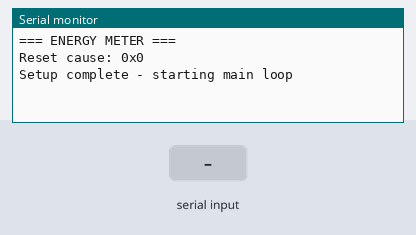
A program run on a simulated Arduino Nano 33 IoT. Parts: the last lines printed to the serial monitor. The test bench sets the inputs (shaded band). No MQTT or app messages arrive unless stated; not simulated (calls return 0 or success): arduino_secrets.h.

Above: at 4.2 s.
4.3 s: "1\n" received over the second serial link
At 4.9 s:
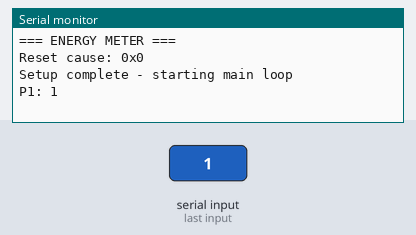
6.5 s: "0\n" received over the second serial link
At 7.7 s:
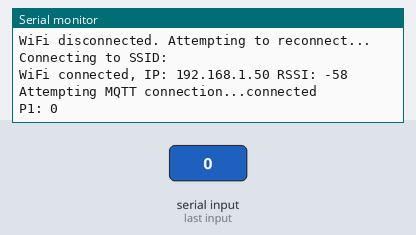
8.0 s: "2\n" received over the second serial link
At 9.2 s:
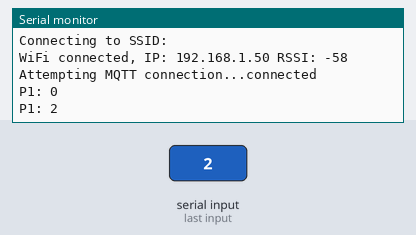

The program:

main.cpp
```cpp
#include <Arduino.h>
#include <WiFiNINA.h>
#include <PubSubClient.h>
#include <arduino_secrets.h>
#include <ObisParser.h>
#include <MqttHelper.h>
#include <WifiSetup.h>
#include <Adafruit_SleepyDog.h>
// #include <DHTSensor.h>  // Disabled - no DHT sensor connected

// Buffer for P1 data
const int bufferSize = 512;
char buffer[bufferSize];
int bufferIndex = 0;

// Timing variables
unsigned long lastHeartbeatTime = 0;
const unsigned long heartbeatInterval = 30000;  // Heartbeat every 30 seconds
// unsigned long lastDHTReadTime = 0;  // Disabled - no DHT sensor
// const unsigned long dhtReadInterval = 15000;  // Read DHT sensor every 15 seconds (for testing)

// Reboot if no heartbeat has reached the broker for this long. Catches the
// case where the loop still runs but WiFi/MQTT never come back.
unsigned long lastHeartbeatOkTime = 0;
const unsigned long maxOfflineTime = 600000;  // 10 minutes

// Hardware watchdog: reboots the board if loop() stalls, e.g. a hang inside
// the WiFiNINA driver. 16 s is the SAMD21 maximum.
const int watchdogTimeoutMs = 16000;

uint8_t resetCause = 0;  // PM->RCAUSE: 0x01 power-on, 0x04 brownout (3.3 V), 0x10 reset pin, 0x20 watchdog, 0x40 software

void setup() {
  resetCause = Watchdog.resetCause();
  Watchdog.enable(watchdogTimeoutMs);

  Serial.begin(9600);
  delay(3000);

  Serial.println("\n=== ENERGY METER ===");
  Serial.print("Reset cause: 0x");
  Serial.println(resetCause, HEX);

  Serial1.begin(115200);  // P1 port

  // Initialize MqttHelper (handles all WiFi/MQTT operations)
  setupMqtt();

  // Initialize DHT sensor - DISABLED (no sensor connected)
  // setupDHT();
  // Serial.println("DHT22 sensor initialized");

  Serial.println("Setup complete - starting main loop");
}

void loop() {
  Watchdog.reset();
  unsigned long currentTime = millis();

  // Maintain WiFi + MQTT connection (MqttHelper handles reconnects)
  mqttLoop();

  // Send heartbeat
  if (currentTime - lastHeartbeatTime >= heartbeatInterval) {
    lastHeartbeatTime = currentTime;
    bool wifiOk = WiFi.status() == WL_CONNECTED;
    String status = "WiFi:" + String(wifiOk ? "OK" : "NO") + " MQTT:" + String(mqttConnected() ? "OK" : "NO");
    Serial.println("Status: " + status);

    if (publishReadout("status", status)) {
      lastHeartbeatOkTime = currentTime;
      publishReadout("uptime", String(currentTime / 1000));
      publishReadout("rssi", String(WiFi.RSSI()));
      publishReadout("wifi_reconnects", String(wifiReconnectCount));
      publishReadout("mqtt_reconnects", String(mqttReconnectCount));
      publishReadout("reset_cause", String(resetCause));
      Serial.println("Heartbeat sent to MQTT");
    }
  }

  if (currentTime - lastHeartbeatOkTime >= maxOfflineTime) {
    Serial.println("No heartbeat delivered for 10 minutes - rebooting");
    Serial.flush();
    NVIC_SystemReset();
  }

  // Read and publish DHT sensor data periodically - DISABLED (no sensor connected)
  /*
  if (currentTime - lastDHTReadTime >= dhtReadInterval) {
    lastDHTReadTime = currentTime;
    Serial.println("=== DHT SENSOR READ CYCLE ===");
    Serial.println("Time since last read: " + String(currentTime - lastDHTReadTime + dhtReadInterval) + " ms");
    readAndPublishDHTData();
  }
  */

  // Read P1 data
  while (Serial1.available() > 0) {
    char incomingByte = Serial1.read();

    if (incomingByte == '\n' || incomingByte == '\r') {
      if (bufferIndex > 0) {
        buffer[bufferIndex] = '\0';
        String line = String(buffer);
        line.trim();

        if (line.length() > 0) {
          Serial.print("P1: ");
          Serial.println(line);
          parseAndPublishData(line);  // Use comprehensive ObisParser
        }
        bufferIndex = 0;
      }
    }
    else if (incomingByte >= 32 && incomingByte <= 126) {
      if (bufferIndex < bufferSize - 1) {
        buffer[bufferIndex++] = incomingByte;
      } else {
        Serial.println("Buffer overflow");
        bufferIndex = 0;
      }
    }
  }

  delay(10);  // Keep responsive
}
```

Measured:
- after the input at 4.3 s, the serial monitor: prints a new line at once (image 1)
- after the input at 6.5 s, the serial monitor: prints a new line after 0.06 s (image 2)
- after the input at 8.0 s, the serial monitor: prints a new line at once (image 3)
